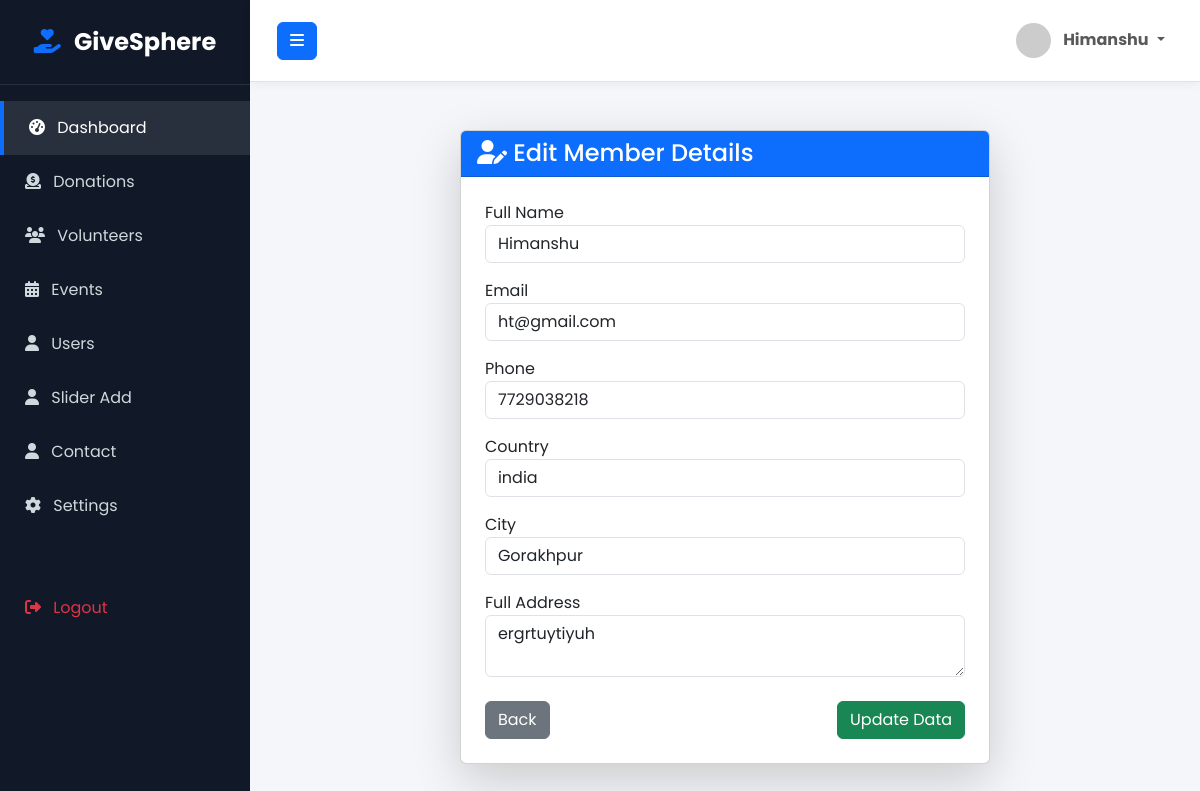
/ad/volunteer-edit.php?id=2 (signed in), run on the app's committed database.
### tables this page shows
CREATE TABLE `volunteer` (
  `id` int(30) NOT NULL,
  `full_name` varchar(299) NOT NULL,
  `email` varchar(200) NOT NULL,
  `phone` varchar(100) NOT NULL,
  `password` varchar(200) NOT NULL,
  `country` varchar(300) NOT NULL,
  `city` varchar(300) NOT NULL,
  `full_address` text NOT NULL,
  `join_fee` decimal(10,2) NOT NULL,
  `timestamp` timestamp NOT NULL DEFAULT current_timestamp()
);

### ad/volunteer-edit.php (the view, shortened to what this page needs)
<!DOCTYPE html>
<html lang="en">
<head>
    <link href="https://cdn.jsdelivr.net/npm/bootstrap@5.3.0/dist/css/bootstrap.min.css" rel="stylesheet">
    <link rel="stylesheet" href="https://cdnjs.cloudflare.com/ajax/libs/font-awesome/6.4.0/css/all.min.css">
    <link rel="stylesheet" href="style.css">
</head>
<body>
<?php
include 'layoutad/sidebar.php';
$full_name = "";
$email = "";
$phone = "";
$country = "";
$city = "";
$full_address = "";
if (isset($_GET['id'])) {
    $user_id = mysqli_real_escape_string($con, $_GET['id']);
    $sql = "SELECT * FROM volunteer WHERE id='$user_id'";
    $result = mysqli_query($con, $sql);
    if (mysqli_num_rows($result) > 0) {
        $row = mysqli_fetch_assoc($result);
        $full_name    = $row['full_name'];
        $email        = $row['email'];
        $phone        = $row['phone'];
        $country      = $row['country'];
        $city         = $row['city'];
        $full_address = $row['full_address'];
    } else {
        $msg = "Volunteer not found!";
        $msg_type = "alert-danger";
    }
}
?>
<div class="container mt-5 mb-5">
    <div class="row justify-content-center">
        <div class="col-md-7">
            <div class="card shadow-lg">
                <div class="card-header bg-primary text-white">
                    <h4 class="mb-0"><i class="fas fa-user-edit"></i> Edit Member Details</h4>
                </div>
                <div class="card-body p-4">
                    <form method="POST">
                        <div class="mb-3">
                            <label>Full Name</label>
                            <input type="text" name="full_name" value="<?= $full_name ?>" class="form-control" required>
                        </div>
                        <div class="mb-3">
                            <label>Email</label>
                            <input type="email" name="email" value="<?= $email ?>" class="form-control" required>
                        </div>
                        <div class="mb-3">
                            <label>Phone</label>
                            <input type="text" name="phone" value="<?= $phone ?>" class="form-control" required>
                        </div>
                        <div class="mb-3">
                            <label>Country</label>
                            <input type="text" name="country" value="<?= $country ?>" class="form-control" required>
                        </div>
                        <div class="mb-3">
                            <label>City</label>
                            <input type="text" name="city" value="<?= $city ?>" class="form-control" required>
                        </div>
                        <div class="mb-3">
                            <label>Full Address</label>
                            <textarea name="full_address" class="form-control" required><?= $full_address ?></textarea>
                        </div>
                        <div class="d-flex justify-content-between mt-4">
                            <a href="volunteer.php" class="btn btn-secondary">Back</a>
                            <button type="submit" name="update_btn" class="btn btn-success">
                                Update Data
                            </button>
                        </div>
                    </form>
                </div>
            </div>
        </div>
    </div>
</div>
</body>
</html>

### ad/style.css (style rules this page uses)
:root { --primary-color: #0d6efd; --secondary-color: #984caf; --bg-color: #f4f6f9; --sidebar-width: 250px; --sidebar-bg: #111827; --text-light: #cfd8dc; }
body { font-family: 'Poppins', sans-serif; background-color: var(--bg-color); overflow-x: hidden; margin: 0; padding: 0; }

### data on the page
volunteer: full_name "Himanshu", email "ht@gmail.com", phone "7729038218", country "india", city "Gorakhpur", full_address "ergrtuytiyuh"
